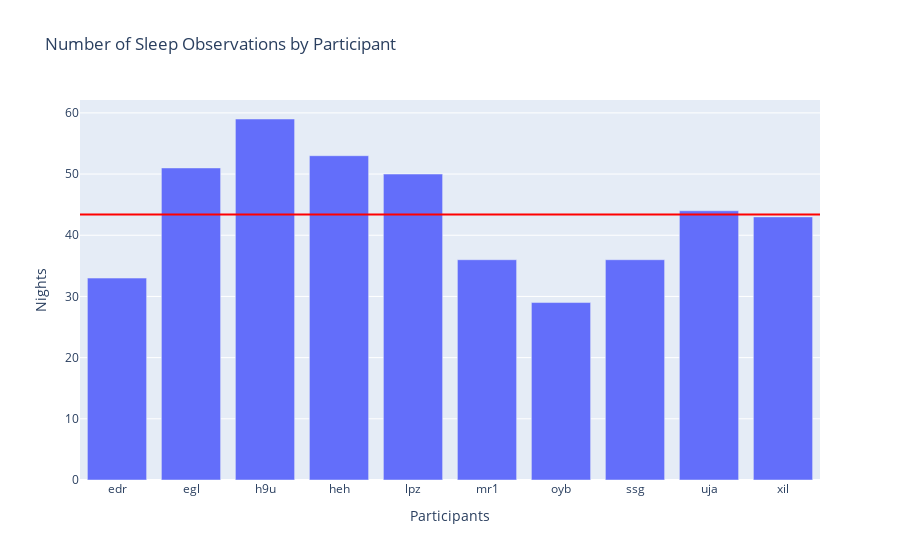

The code cell stored with this chart in its notebook:
### Code cell
dist = slpfilt.groupby('pid').size()
dist = dist.reset_index(name='nights')

# Creating trace1
fig = px.bar(dist, x='pid', y='nights',title='Number of Sleep Observations by Participant',
            labels={
                "pid":"Participants",
                "nights":"Nights"
            })

fig.add_hline(y=dist.nights.mean(),line_color="red")
fig.show()

### Figure 1 — Plotly figure (JSON) as saved in the notebook; plotly's stock layout.template omitted (floating-point values rounded to 4 significant figures)
{"data": [{"alignmentgroup": "True", "hovertemplate": "Participants=%{x}<br>Nights=%{y}<extra></extra>", "legendgroup": "", "marker": {"color": "#636efa", "pattern": {"shape": ""}}, "name": "", "offsetgroup": "", "orientation": "v", "showlegend": false, "textposition": "auto", "type": "bar", "x": ["edr", "egl", "h9u", "heh", "lpz", "mr1", "oyb", "ssg", "uja", "xil"], "xaxis": "x", "y": [33, 51, 59, 53, 50, 36, 29, 36, 44, 43], "yaxis": "y"}], "layout": {"barmode": "relative", "legend": {"tracegroupgap": 0}, "shapes": [{"line": {"color": "red"}, "type": "line", "x0": 0, "x1": 1, "xref": "x domain", "y0": 43.4, "y1": 43.4, "yref": "y"}], "title": {"text": "Number of Sleep Observations by Participant"}, "xaxis": {"anchor": "y", "domain": [0, 1], "title": {"text": "Participants"}}, "yaxis": {"anchor": "x", "domain": [0, 1], "title": {"text": "Nights"}}}}
